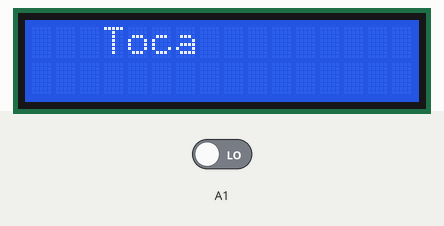
Simulated run of this sketch. Board: Arduino Uno, built with avr-gcc and run on an emulated ATmega328P. Shown: 16×2 character LCD. Inputs (shaded band) come from the test bench; at power-on: A1 LOW.

Above: at 1.2 s.
1.3 s: A1 driven HIGH
At 2.5 s:
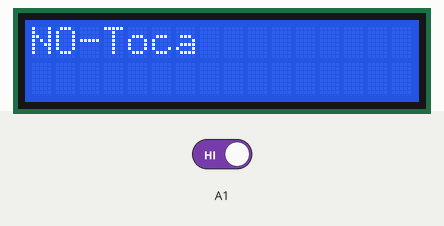
2.8 s: A1 driven LOW
At 3.7 s:
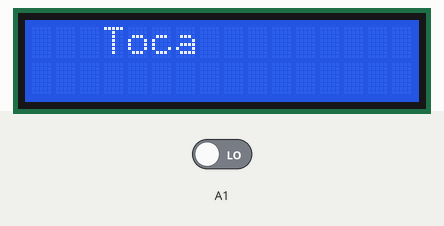
Timing chart, 0 to 5.8 s (numbered marks = the images above; inputs shaded):
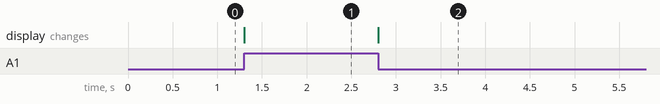

Measured:
- after the input at 1.3 s, the display: changes at once (image 1)
- after the input at 2.8 s, the display: changes at once (image 2)

The sketch:

SensorKit_Touch.ino
```cpp
#include <LiquidCrystal.h>


LiquidCrystal lcd(8, 9, 4, 5, 6, 7);

void setup() {
  // put your setup code here, to run once:
  lcd.begin(16, 2);
  pinMode(A1, INPUT);
}

void loop() {
  // put your main code here, to run repeatedly:
  lcd.setCursor(0, 0);
  if (digitalRead(A1)) {
    lcd.print("NO-Toca");
  } else {
    lcd.print("   Toca");
  }
  lcd.display();
}
```
